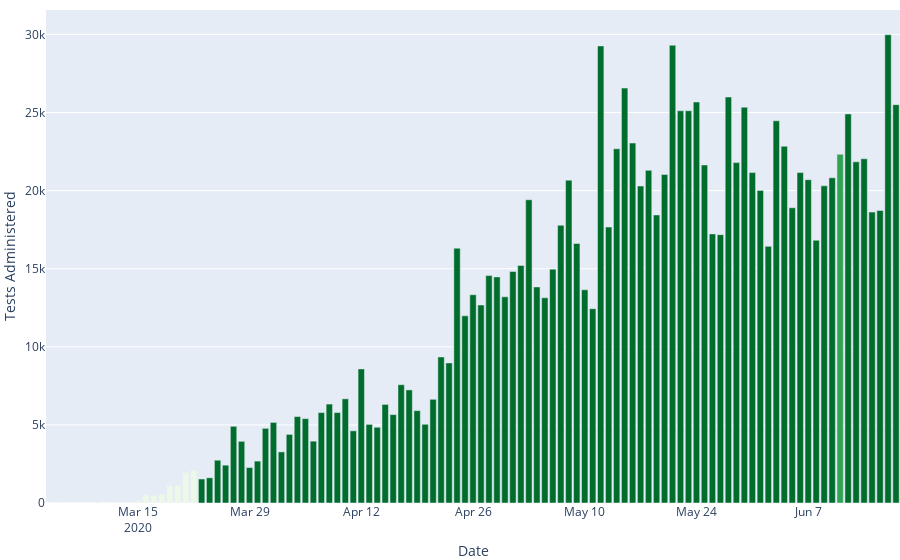

Here is the notebook cell this chart was saved with:
### Code cell
pio.show(create_tests_administered_plot(testing, example_json, "Illinois", "incremental"))

### Figure 1 — Plotly figure (JSON) as saved in the notebook; plotly's stock layout.template omitted (floating-point values rounded to 4 significant figures)
{"data": [{"hoverinfo": "text", "hovertext": ["Date: 2020-06-18<br>Incremental Tests: 25.504 K<br>Data Quality Grade: A", "Date: 2020-06-17<br>Incremental Tests: 29.987 K<br>Data Quality Grade: A", "Date: 2020-06-16<br>Incremental Tests: 18.729 K<br>Data Quality Grade: A", "Date: 2020-06-15<br>Incremental Tests: 18.627 K<br>Data Quality Grade: A", "Date: 2020-06-14<br>Incremental Tests: 22.04 K<br>Data Quality Grade: A", "Date: 2020-06-13<br>Incremental Tests: 21.844 K<br>Data Quality Grade: A", "Date: 2020-06-12<br>Incremental Tests: 24.911 K<br>Data Quality Grade: A", "Date: 2020-06-11<br>Incremental Tests: 22.325 K<br>Data Quality Grade: B", "Date: 2020-06-10<br>Incremental Tests: 20.82 K<br>Data Quality Grade: A", "Date: 2020-06-09<br>Incremental Tests: 20.309 K<br>Data Quality Grade: A", "Date: 2020-06-08<br>Incremental Tests: 16.823 K<br>Data Quality Grade: A", "Date: 2020-06-07<br>Incremental Tests: 20.7 K<br>Data Quality Grade: A", "Date: 2020-06-06<br>Incremental Tests: 21.155 K<br>Data Quality Grade: A", "Date: 2020-06-05<br>Incremental Tests: 18.903 K<br>Data Quality Grade: A", "Date: 2020-06-04<br>Incremental Tests: 22.841 K<br>Data Quality Grade: A", "Date: 2020-06-03<br>Incremental Tests: 24.471 K<br>Data Quality Grade: A", "Date: 2020-06-02<br>Incremental Tests: 16.431 K<br>Data Quality Grade: A", "Date: 2020-06-01<br>Incremental Tests: 20.014 K<br>Data Quality Grade: A", "Date: 2020-05-31<br>Incremental Tests: 21.154 K<br>Data Quality Grade: A", "Date: 2020-05-30<br>Incremental Tests: 25.343 K<br>Data Quality Grade: A", "Date: 2020-05-29<br>Incremental Tests: 21.796 K<br>Data Quality Grade: A", "Date: 2020-05-28<br>Incremental Tests: 25.993 K<br>Data Quality Grade: A", "Date: 2020-05-27<br>Incremental Tests: 17.179 K<br>Data Quality Grade: A", "Date: 2020-05-26<br>Incremental Tests: 17.23 K<br>Data Quality Grade: A", "Date: 2020-05-25<br>Incremental Tests: 21.643 K<br>Data Quality Grade: A", "Date: 2020-05-24<br>Incremental Tests: 25.674 K<br>Data Quality Grade: A", "Date: 2020-05-23<br>Incremental Tests: 25.114 K<br>Data Quality Grade: A", "Date: 2020-05-22<br>Incremental Tests: 25.113 K<br>Data Quality Grade: A", "Date: 2020-05-21<br>Incremental Tests: 29.307 K<br>Data Quality Grade: A", "Date: 2020-05-20<br>Incremental Tests: 21.029 K<br>Data Quality Grade: A", "Date: 2020-05-19<br>Incremental Tests: 18.443 K<br>Data Quality Grade: A", "Date: 2020-05-18<br>Incremental Tests: 21.297 K<br>Data Quality Grade: A", "Date: 2020-05-17<br>Incremental Tests: 20.295 K<br>Data Quality Grade: A", "Date: 2020-05-16<br>Incremental Tests: 23.047 K<br>Data Quality Grade: A", "Date: 2020-05-15<br>Incremental Tests: 26.565 K<br>Data Quality Grade: A", "Date: 2020-05-14<br>Incremental Tests: 22.678 K<br>Data Quality Grade: A", "Date: 2020-05-13<br>Incremental Tests: 17.668 K<br>Data Quality Grade: A", "Date: 2020-05-12<br>Incremental Tests: 29.266 K<br>Data Quality Grade: A", "Date: 2020-05-11<br>Incremental Tests: 12.441 K<br>Data Quality Grade: A", "Date: 2020-05-10<br>Incremental Tests: 13.653 K<br>Data Quality Grade: A", "Date: 2020-05-09<br>Incremental Tests: 16.617 K<br>Data Quality Grade: A", "Date: 2020-05-08<br>Incremental Tests: 20.671 K<br>Data Quality Grade: A", "Date: 2020-05-07<br>Incremental Tests: 17.783 K<br>Data Quality Grade: A", "Date: 2020-05-06<br>Incremental Tests: 14.974 K<br>Data Quality Grade: A", "Date: 2020-05-05<br>Incremental Tests: 13.139 K<br>Data Quality Grade: A", "Date: 2020-05-04<br>Incremental Tests: 13.834 K<br>Data Quality Grade: A", "Date: 2020-05-03<br>Incremental Tests: 19.417 K<br>Data Quality Grade: A", "Date: 2020-05-02<br>Incremental Tests: 15.208 K<br>Data Quality Grade: A", "Date: 2020-05-01<br>Incremental Tests: 14.821 K<br>Data Quality Grade: A", "Date: 2020-04-30<br>Incremental Tests: 13.2 K<br>Data Quality Grade: A", "Date: 2020-04-29<br>Incremental Tests: 14.478 K<br>Data Quality Grade: A", "Date: 2020-04-28<br>Incremental Tests: 14.561 K<br>Data Quality Grade: A", "Date: 2020-04-27<br>Incremental Tests: 12.676 K<br>Data Quality Grade: A", "Date: 2020-04-26<br>Incremental Tests: 13.335 K<br>Data Quality Grade: A", "Date: 2020-04-25<br>Incremental Tests: 11.985 K<br>Data Quality Grade: A", "Date: 2020-04-24<br>Incremental Tests: 16.316 K<br>Data Quality Grade: A", "Date: 2020-04-23<br>Incremental Tests: 8.97 K<br>Data Quality Grade: A", "Date: 2020-04-22<br>Incremental Tests: 9.349 K<br>Data Quality Grade: A", "Date: 2020-04-21<br>Incremental Tests: 6.639 K<br>Data Quality Grade: A", "Date: 2020-04-20<br>Incremental Tests: 5.04 K<br>Data Quality Grade: A", "Date: 2020-04-19<br>Incremental Tests: 5.914 K<br>Data Quality Grade: A", "Date: 2020-04-18<br>Incremental Tests: 7.241 K<br>Data Quality Grade: A", "Date: 2020-04-17<br>Incremental Tests: 7.574 K<br>Data Quality Grade: A", "Date: 2020-04-16<br>Incremental Tests: 5.66 K<br>Data Quality Grade: A", "Date: 2020-04-15<br>Incremental Tests: 6.313 K<br>Data Quality Grade: A", "Date: 2020-04-14<br>Incremental Tests: 4.848 K<br>Data Quality Grade: A", "Date: 2020-04-13<br>Incremental Tests: 5.033 K<br>Data Quality Grade: A", "Date: 2020-04-12<br>Incremental Tests: 8.586 K<br>Data Quality Grade: A", "Date: 2020-04-11<br>Incremental Tests: 4.622 K<br>Data Quality Grade: A", "Date: 2020-04-10<br>Incremental Tests: 6.67 K<br>Data Quality Grade: A", "Date: 2020-04-09<br>Incremental Tests: 5.791 K<br>Data Quality Grade: A", "Date: 2020-04-08<br>Incremental Tests: 6.334 K<br>Data Quality Grade: A", "Date: 2020-04-07<br>Incremental Tests: 5.79 K<br>Data Quality Grade: A", "Date: 2020-04-06<br>Incremental Tests: 3.959 K<br>Data Quality Grade: A", "Date: 2020-04-05<br>Incremental Tests: 5.402 K<br>Data Quality Grade: A", "Date: 2020-04-04<br>Incremental Tests: 5.533 K<br>Data Quality Grade: A", "Date: 2020-04-03<br>Incremental Tests: 4.392 K<br>Data Quality Grade: A", "Date: 2020-04-02<br>Incremental Tests: 3.272 K<br>Data Quality Grade: A", "Date: 2020-04-01<br>Incremental Tests: 5.159 K<br>Data Quality Grade: A", "Date: 2020-03-31<br>Incremental Tests: 4.779 K<br>Data Quality Grade: A", "Date: 2020-03-30<br>Incremental Tests: 2.684 K<br>Data Quality Grade: A", "Date: 2020-03-29<br>Incremental Tests: 2.271 K<br>Data Quality Grade: A", "Date: 2020-03-28<br>Incremental Tests: 3.949 K<br>Data Quality Grade: A", "Date: 2020-03-27<br>Incremental Tests: 4.911 K<br>Data Quality Grade: A", "Date: 2020-03-26<br>Incremental Tests: 2.422 K<br>Data Quality Grade: A", "Date: 2020-03-25<br>Incremental Tests: 2.74 K<br>Data Quality Grade: A", "Date: 2020-03-24<br>Incremental Tests: 1.613 K<br>Data Quality Grade: A", "Date: 2020-03-23<br>Incremental Tests: 1.536 K<br>Data Quality Grade: A", "Date: 2020-03-22<br>Incremental Tests: 2.079 K<br>Data Quality Grade: NA", "Date: 2020-03-21<br>Incremental Tests: 1.96 K<br>Data Quality Grade: NA", "Date: 2020-03-20<br>Incremental Tests: 1.134 K<br>Data Quality Grade: NA", "Date: 2020-03-19<br>Incremental Tests: 1.096 K<br>Data Quality Grade: NA", "Date: 2020-03-18<br>Incremental Tests: 0.552 K<br>Data Quality Grade: NA", "Date: 2020-03-17<br>Incremental Tests: 0.474 K<br>Data Quality Grade: NA", "Date: 2020-03-16<br>Incremental Tests: 0.512 K<br>Data Quality Grade: NA", "Date: 2020-03-15<br>Incremental Tests: 0.151 K<br>Data Quality Grade: NA", "Date: 2020-03-14<br>Incremental Tests: 0.036 K<br>Data Quality Grade: NA", "Date: 2020-03-13<br>Incremental Tests: 0.035 K<br>Data Quality Grade: NA", "Date: 2020-03-12<br>Incremental Tests: 0.028 K<br>Data Quality Grade: NA", "Date: 2020-03-11<br>Incremental Tests: 0.0 K<br>Data Quality Grade: NA", "Date: 2020-03-10<br>Incremental Tests: 0.065 K<br>Data Quality Grade: NA", "Date: 2020-03-09<br>Incremental Tests: 0.001 K<br>Data Quality Grade: NA", "Date: 2020-03-08<br>Incremental Tests: 0.0 K<br>Data Quality Grade: NA", "Date: 2020-03-07<br>Incremental Tests: 0.012 K<br>Data Quality Grade: NA", "Date: 2020-03-06<br>Incremental Tests: 0.015 K<br>Data Quality Grade: NA", "Date: 2020-03-05<br>Incremental Tests: 0.042 K<br>Data Quality Grade: NA", "Date: 2020-03-04<br>Incremental Tests: 0.0 K<br>Data Quality Grade: NA"], "marker": {"color": ["#006d2c", "#006d2c", "#006d2c", "#006d2c", "#006d2c", "#006d2c", "#006d2c", "#31a354", "#006d2c", "#006d2c", "#006d2c", "#006d2c", "#006d2c", "#006d2c", "#006d2c", "#006d2c", "#006d2c", "#006d2c", "#006d2c", "#006d2c", "#006d2c", "#006d2c", "#006d2c", "#006d2c", "#006d2c", "#006d2c", "#006d2c", "#006d2c", "#006d2c", "#006d2c", "#006d2c", "#006d2c", "#006d2c", "#006d2c", "#006d2c", "#006d2c", "#006d2c", "#006d2c", "#006d2c", "#006d2c", "#006d2c", "#006d2c", "#006d2c", "#006d2c", "#006d2c", "#006d2c", "#006d2c", "#006d2c", "#006d2c", "#006d2c", "#006d2c", "#006d2c", "#006d2c", "#006d2c", "#006d2c", "#006d2c", "#006d2c", "#006d2c", "#006d2c", "#006d2c", "#006d2c", "#006d2c", "#006d2c", "#006d2c", "#006d2c", "#006d2c", "#006d2c", "#006d2c", "#006d2c", "#006d2c", "#006d2c", "#006d2c", "#006d2c", "#006d2c", "#006d2c", "#006d2c", "#006d2c", "#006d2c", "#006d2c", "#006d2c", "#006d2c", "#006d2c", "#006d2c", "#006d2c", "#006d2c", "#006d2c", "#006d2c", "#006d2c", "#edf8e9", "#edf8e9", "#edf8e9", "#edf8e9", "#edf8e9", "#edf8e9", "#edf8e9", "#edf8e9", "#edf8e9", "#edf8e9", "#edf8e9", "#edf8e9", "#edf8e9", "#edf8e9", "#edf8e9", "#edf8e9", "#edf8e9", "#edf8e9", "#edf8e9"]}, "type": "bar", "x": ["2020-06-18", "2020-06-17", "2020-06-16", "2020-06-15", "2020-06-14", "2020-06-13", "2020-06-12", "2020-06-11", "2020-06-10", "2020-06-09", "2020-06-08", "2020-06-07", "2020-06-06", "2020-06-05", "2020-06-04", "2020-06-03", "2020-06-02", "2020-06-01", "2020-05-31", "2020-05-30", "2020-05-29", "2020-05-28", "2020-05-27", "2020-05-26", "2020-05-25", "2020-05-24", "2020-05-23", "2020-05-22", "2020-05-21", "2020-05-20", "2020-05-19", "2020-05-18", "2020-05-17", "2020-05-16", "2020-05-15", "2020-05-14", "2020-05-13", "2020-05-12", "2020-05-11", "2020-05-10", "2020-05-09", "2020-05-08", "2020-05-07", "2020-05-06", "2020-05-05", "2020-05-04", "2020-05-03", "2020-05-02", "2020-05-01", "2020-04-30", "2020-04-29", "2020-04-28", "2020-04-27", "2020-04-26", "2020-04-25", "2020-04-24", "2020-04-23", "2020-04-22", "2020-04-21", "2020-04-20", "2020-04-19", "2020-04-18", "2020-04-17", "2020-04-16", "2020-04-15", "2020-04-14", "2020-04-13", "2020-04-12", "2020-04-11", "2020-04-10", "2020-04-09", "2020-04-08", "2020-04-07", "2020-04-06", "2020-04-05", "2020-04-04", "2020-04-03", "2020-04-02", "2020-04-01", "2020-03-31", "2020-03-30", "2020-03-29", "2020-03-28", "2020-03-27", "2020-03-26", "2020-03-25", "2020-03-24", "2020-03-23", "2020-03-22", "2020-03-21", "2020-03-20", "2020-03-19", "2020-03-18", "2020-03-17", "2020-03-16", "2020-03-15", "2020-03-14", "2020-03-13", "2020-03-12", "2020-03-11", "2020-03-10", "2020-03-09", "2020-03-08", "2020-03-07", "2020-03-06", "2020-03-05", "2020-03-04"], "y": [25504, 29987, 18729, 18627, 22040, 21844, 24911, 22325, 20820, 20309, 16823, 20700, 21155, 18903, 22841, 24471, 16431, 20014, 21154, 25343, 21796, 25993, 17179, 17230, 21643, 25674, 25114, 25113, 29307, 21029, 18443, 21297, 20295, 23047, 26565, 22678, 17668, 29266, 12441, 13653, 16617, 20671, 17783, 14974, 13139, 13834, 19417, 15208, 14821, 13200, 14478, 14561, 12676, 13335, 11985, 16316, 8970, 9349, 6639, 5040, 5914, 7241, 7574, 5660, 6313, 4848, 5033, 8586, 4622, 6670, 5791, 6334, 5790, 3959, 5402, 5533, 4392, 3272, 5159, 4779, 2684, 2271, 3949, 4911, 2422, 2740, 1613, 1536, 2079, 1960, 1134, 1096, 552, 474, 512, 151, 36, 35, 28, 0, 65, 1, 0, 12, 15, 42, 0]}], "layout": {"autosize": true, "hovermode": "closest", "margin": {"b": 40, "l": 40, "r": 0, "t": 10}, "xaxis": {"autorange": true, "range": ["2020-03-03 12:00", "2020-06-18 12:00"], "title": {"text": "Date"}, "type": "date"}, "yaxis": {"autorange": true, "range": [0, 31570.0], "title": {"text": "Tests Administered"}, "type": "linear"}}}
